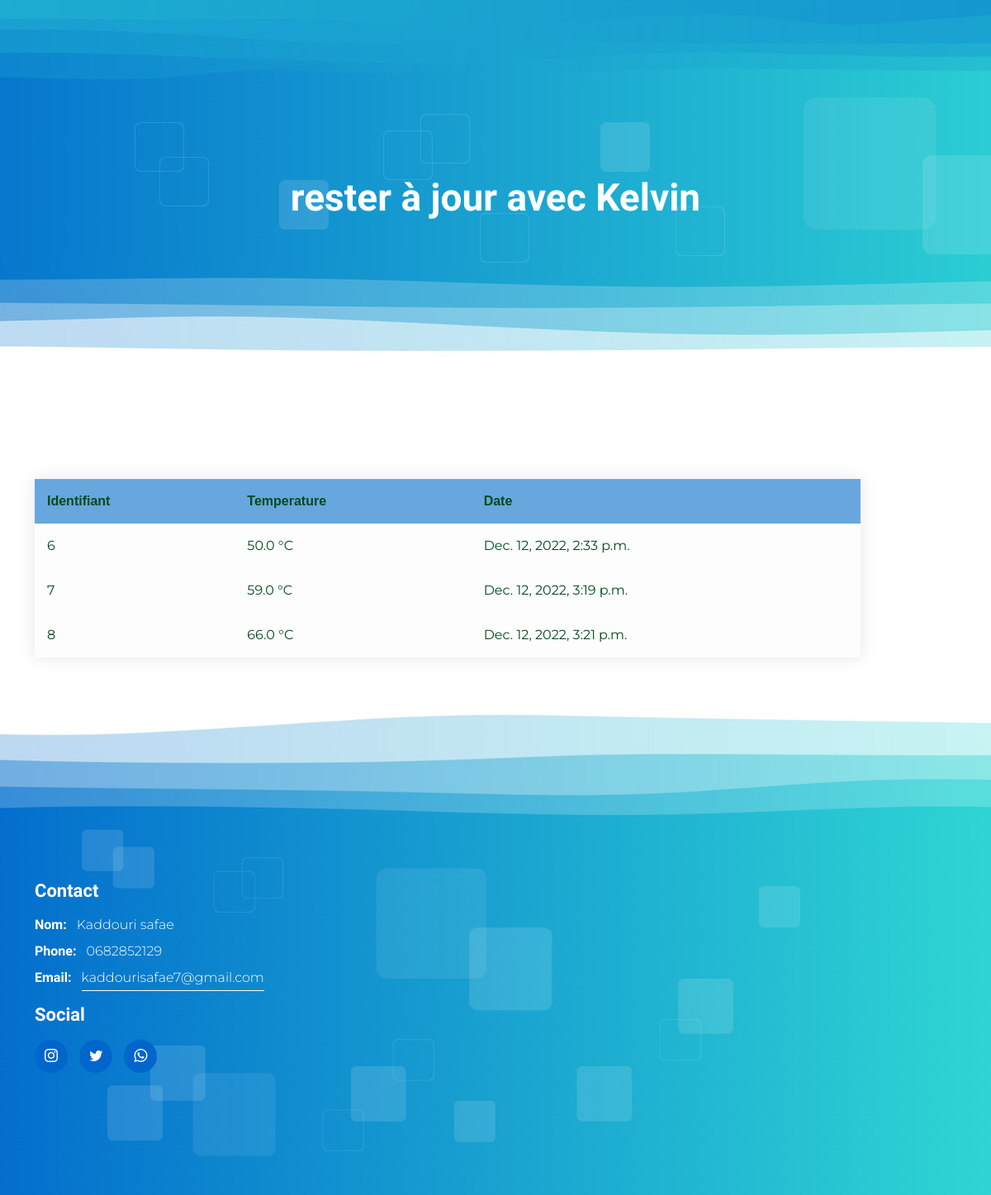
The app's page /tab with its own data.
### appliapp/models.py (models this page shows, shortened)
class Dht(models.Model):
 temp = models.FloatField(null=True)
 hum = models.FloatField(null=True)
 dt = models.DateTimeField(auto_now_add=True,null=True)

### appliapp/views.py (the view)
# urls.py: path('tab',views.tab, name='tab'),
def tab(request):
    b=len(Dht.objects.all())
    tab = Dht.objects.all()[b-3:b]
    s1 = {'tab': tab}
    return render(request, 'tab.html', s1)

### appliapp/templates/tab.html (shortened to what this page needs)
<!doctype html>
{% load static %}
<html lang="en">
    <head>
        <link rel="stylesheet" href="{%static 'css/bootstrap.min.css'%}">
        <link rel="stylesheet" href="{%static 'css/bootstrap-icons.css'%}">
        <link rel="stylesheet" href="{%static 'css/owl.carousel.min.css'%}">
        <link rel="stylesheet" href="{%static 'css/owl.theme.default.min.css'%}">
        <link href="{%static 'css/templatemo-pod-talk.css'%}" rel="stylesheet">
    </head>
    <body>
        <main>
            <nav class="navbar navbar-expand-lg">
            </nav>
             <header class="site-header d-flex flex-column justify-content-center align-items-center">
                <div class="container">
                    <div class="row">
                        <div class="col-lg-12 col-12 text-center">
                            <h2 class="mb-0">rester à jour avec Kelvin</h2>
                        </div>
                    </div>
                </div>
            </header>
            <section class="latest-podcast-section section-padding" id="section_2">
                <div class="container">
                    <div class="containerhistory">
                            <table id="table">
                                <thead id="thead">
                                <tr>
                                    <th class="th">Identifiant</th>
                                    <th class="th">Temperature</th>
                                    <th class="th">Date</th>
                                </tr>
                                </thead>
                                <tbody class="tbody">
                                {% for i in tab %}
                                <tr>
                                    <td class="td">{{i.id}}</td>
                                    <td class="td">{{i.temp}} °C</td>
                                    <td class="td">{{i.dt}}</td>
                                </tr>
                                {%endfor%}
                                </tbody>
                            </table>
                        </div>
                    </div>
            </section>
        </main>
        <footer class="site-footer">
            <div class="container">
                    <div class="col-lg-3 col-md-6 col-12 mb-4 mb-md-0 mb-lg-0">
                        <h6 class="site-footer-title mb-3">Contact</h6>
                        <p class="mb-2"><strong class="d-inline me-2">Nom:</strong> Kaddouri safae</p>
                        <p class="mb-2"><strong class="d-inline me-2">Phone:</strong> 0682852129</p>
                        <p>
                            <strong class="d-inline me-2">Email:</strong>
                            <a href="#">kaddourisafae7@gmail.com</a>
                        </p>
                    </div>
                        <h6 class="site-footer-title mb-3">Social</h6>
                        <ul class="social-icon">
                            <li class="social-icon-item">
                                <a href="#" class="social-icon-link bi-instagram"></a>
                            </li>
                            <li class="social-icon-item">
                                <a href="#" class="social-icon-link bi-twitter"></a>
                            </li>
                            <li class="social-icon-item">
                                <a href="#" class="social-icon-link bi-whatsapp"></a>
                            </li>
                        </ul>
                    </div>
            <div class="container pt-5">
            </div>
        </footer>
    </body>
</html>

### appliapp/static/css/templatemo-pod-talk.css (style rules this page uses)
:root { --white-color: #ffffff; --primary-color: #00CC99; --secondary-color: #0066CC; --section-bg-color: #f0f8ff; --custom-btn-bg-color: #0066CC; --custom-btn-bg-hover-color: #00CC99; --dark-color: #000000; --p-color: #717275; --border-color: #7fffd4; --link-hover-color: #0066CC; --body-font-family: 'Montserrat', sans-serif; --title-font-family: 'Sono', sans-serif; --h1-font-size: 58px; --h2-font-size: 46px; --h3-font-size: 32px; --h4-font-size: 28px; --h5-font-size: 24px; --h6-font-size: 22px; --p-font-size: 16px; --menu-font-size: 14px; --border-radius-large: 100px; --border-radius-medium: 20px; --border-radius-small: 10px; --font-weight-light: 300; --font-weight-normal: 400; --font-weight-medium: 500; --font-weight-semibold: 600; --font-weight-bold: 700; }
body { background-color: var(--white-color); font-family: var(--body-font-family); }
h2, h3, h4, h5, h6 { color: var(--dark-color); }
h1, h2, h3, h4, h5, h6 { font-family: var(--title-font-family); font-weight: var(--font-weight-semibold); }
h2 { font-size: var(--h2-font-size); font-weight: var(--font-weight-bold); }
h6 { font-size: var(--h6-font-size); }
p { color: var(--p-color); font-size: var(--p-font-size); font-weight: var(--font-weight-light); }
ul li { color: var(--p-color); font-size: var(--p-font-size); font-weight: var(--font-weight-light); }
a, button { touch-action: manipulation; transition: all 0.3s; }
a { display: inline-block; color: var(--primary-color); text-decoration: none; }
b, strong { font-weight: var(--font-weight-bold); }
.section-padding { padding-top: 100px; padding-bottom: 100px; }
main { position: relative; z-index: 1; }
.site-header { background-image: url('../images/templatemo-wave-header.jpg'), linear-gradient(#348CD2, #FFFFFF);; background-repeat: no-repeat; background-size: cover; background-position: center; min-height: 480px; position: relative; }
.site-header h2 { color: var(--white-color); }
.navbar { background-color: transparent; position: absolute; top: 0; right: 0; left: 0; z-index: 9; padding-top: 20px; padding-bottom: 20px; }
.site-footer { background-image: url('../images/templatemo-wave-footer.jpg'), linear-gradient(#FFFFFF, #348CD2); background-repeat: no-repeat; background-size: cover; background-position: center; margin-top: -80px; padding-top: 100px; padding-bottom: 150px; }
.site-footer > .container { position: relative; top: 50px; padding-top: 100px; }
.site-footer-title, .site-footer p { color: var(--white-color); }
.site-footer p strong { font-family: var(--title-font-family); }
.site-footer p a { color: var(--white-color); border-bottom: 1px solid; padding-bottom: 3px; }
.social-icon { margin: 0; padding: 0; }
.social-icon-item { list-style: none; display: inline-block; vertical-align: top; }
.social-icon-link { background: var(--secondary-color); border-radius: var(--border-radius-large); color: var(--white-color); font-size: var(--p-font-size); display: block; margin-right: 10px; text-align: center; width: 40px; height: 40px; line-height: 40px; transition: background 0.2s, color 0.2s; }
#table { width: 1000px; border-collapse: collapse; overflow: hidden; box-shadow: 0 0 20px rgba(0, 0, 0, 0.1); }
.th, .td { padding: 15px; background-color: rgb(253, 253, 253); color: rgb(4, 74, 30); }
.th { text-align: left; }
#thead .th { background-color: rgba(72, 149, 216, 0.826); font-family: 'Trebuchet MS', 'Lucida Sans Unicode', 'Lucida Grande', 'Lucida Sans', Arial, sans-serif;; }

### records on screen
Dht: id "6", temp "50.0", dt "Dec. 12, 2022, 2:33 p.m."
Dht: id "7", temp "59.0", dt "Dec. 12, 2022, 3:19 p.m."
Dht: id "8", temp "66.0", dt "Dec. 12, 2022, 3:21 p.m."
